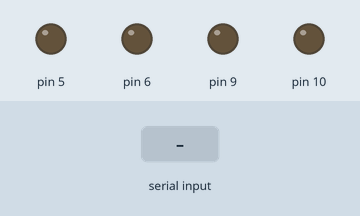
Bench run of a sketch on a simulated Arduino Uno, built with avr-gcc and run on an emulated ATmega328P. Shown: output pins drawn as LEDs (lit = HIGH). Inputs (shaded band) come from the test bench.

Above: at 1.2 s.
1.3 s: "f" received over Serial
At 2.5 s:
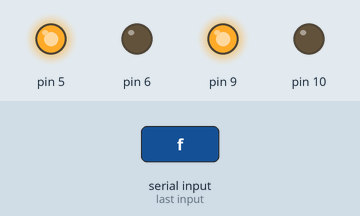
2.8 s: "b" received over Serial
At 3.6 s:
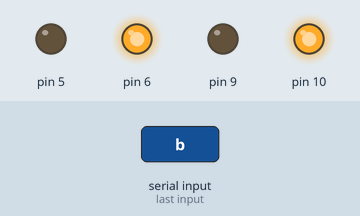
4.3 s: "l" received over Serial
At 4.8 s:
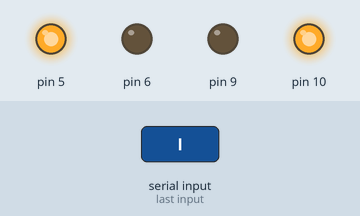
5.8 s: "r" received over Serial
At 7.0 s:
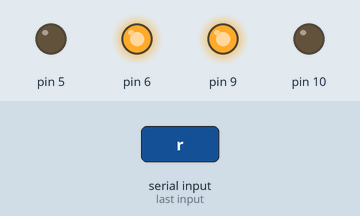
7.3 s: "s" received over Serial
At 8.2 s:
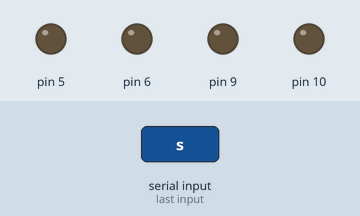
Timing chart, 0 to 9.8 s (numbered marks = the images above; inputs shaded):
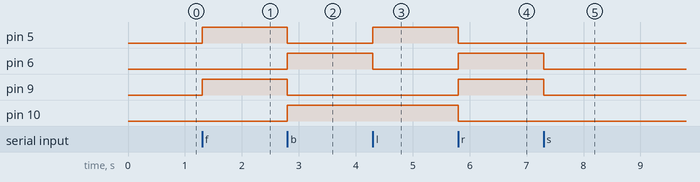

The sketch:

car.ino
```cpp
void setup()
{
  pinMode(5 , OUTPUT);
  pinMode(6 , OUTPUT);
  pinMode(9 , OUTPUT);
  pinMode(10, OUTPUT);

  Serial.begin(9600);
}


void loop() {
  // put your main code here, to run repeatedly:
  int ascii=0;
  while(Serial.available()>0)
  {
    ascii=Serial.read();
    switch(ascii)
    {
      case 'f':
        go();
        break;
      case 'b':
        back();
        break;
      case 'l':
        left();
        break;
      case 'r':
        right();
        break;
      case 's':
        sp();
        break;
    }
    }
}

void go()
{
  digitalWrite(5 , HIGH);
  digitalWrite(6 , LOW );
  digitalWrite(9 , HIGH);
  digitalWrite(10, LOW );
  }

void back()
{
  digitalWrite(5 , LOW );
  digitalWrite(6 , HIGH);
  digitalWrite(9 , LOW );
  digitalWrite(10, HIGH);
  }

void left()
{
  digitalWrite(5 , HIGH);
  digitalWrite(6 , LOW );
  digitalWrite(9 , LOW );
  digitalWrite(10, HIGH);
  }

void right()
{
  digitalWrite(5 , LOW );
  digitalWrite(6 , HIGH);
  digitalWrite(9 , HIGH);
  digitalWrite(10, LOW );
  }

void sp()
{
  digitalWrite(5 , LOW );
  digitalWrite(6 , LOW );
  digitalWrite(9 , LOW );
  digitalWrite(10, LOW );
  }
```

Measured:
- after the input at 1.3 s, pin 5, pin 9: LOW → HIGH at once
- after the input at 2.8 s, pin 5, pin 9: HIGH → LOW at once; pin 6, pin 10: LOW → HIGH at once
- after the input at 4.3 s, pin 5: LOW → HIGH at once; pin 6: HIGH → LOW at once
- after the input at 5.8 s, pin 5, pin 10: HIGH → LOW at once; pin 6, pin 9: LOW → HIGH at once
- after the input at 7.3 s, pin 6, pin 9: HIGH → LOW at once
